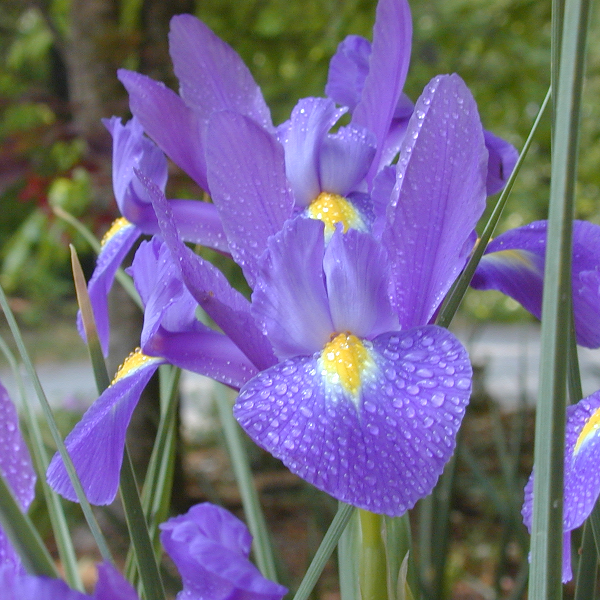
#> input picture OpenCvLearning/ImgSet/CH06/Fig0604(a).tif, 600 x 600 px, found by its file name
$ python PicCH05.py
#> lines starting #> are read from the running program, lines starting #| are printed output that depends on the picture
"""
author : Zelin Yao
date : 2022-8-19
"""
#Goal
"""
• 扩展缩放
• 平移
#-----以下三种变换坐标全部为float32---
• 旋转
• 仿射
• 透视
"""

from multiprocessing.connection import wait
import cv2
import numpy as np
import matplotlib.pyplot as plt
import math
'''• 扩展缩放'''
pic_color = cv2.imread("D:\\1=code_store\\2-1=PythonOpenCvLearning\\ImgSet\\CH06\\Fig0604(a).tif",1)
#> pic_color is the input picture: shape (600, 600, 3); mean B, G, R 137, 105.9, 115.1
pic_large = cv2.resize(pic_color,None,fx=2,fy=3,interpolation=cv2.INTER_CUBIC)
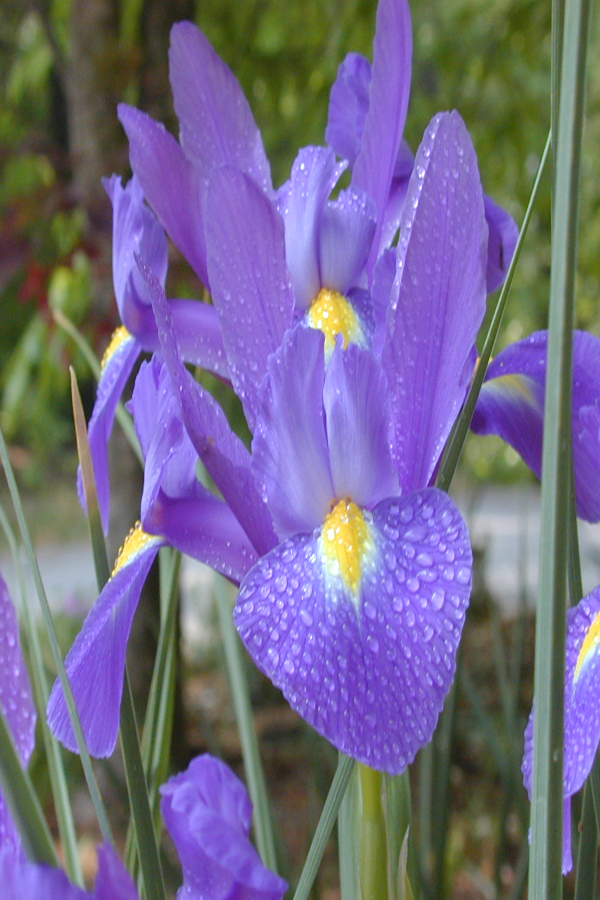
#> pic_large: shape (1800, 1200, 3) (shown at 1/2 size); mean B, G, R 137, 105.9, 115.1
pic_width = pic_color.shape[0:1]
#> pic_width = (600,)
pic_height = pic_color.shape[1:2]
#> pic_height = (600,)

#-------------------TypeError:can't multiply sequence by non-int of type 'float'----------------------
# pic_small = cv2.resize(pic_color,(int(0.5*pic_width),int(0.5*pic_height)),interpolation=cv2.INTER_AREA)
#-----------------------------------------------------------------------------------------------------

pic_small = cv2.resize(pic_color,None,fx= 0.5,fy=0.5,interpolation=cv2.INTER_AREA)
# cv2.imshow('large',pic_large)
# cv2.imshow('small',pic_small)
# cv2.waitKey(0)

'''• 平移'''
pic_color = cv2.imread("D:\\1=code_store\\2-1=PythonOpenCvLearning\\ImgSet\\CH06\\Fig0604(a).tif",1)
mat_shift = np.float32([[1,0,100],[0,1,30]])
pic_shift = cv2.warpAffine(pic_color,mat_shift,(500,1000))
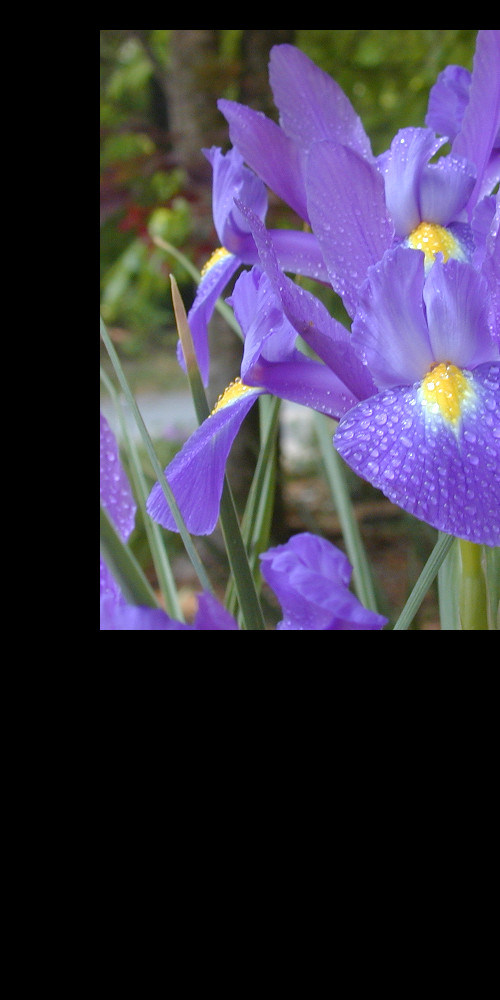
#> pic_shift: shape (1000, 500, 3); mean B, G, R 68.4, 50.6, 56.4
# cv2.imshow('shift',pic_shift)
# cv2.waitKey(0)

'''• 旋转'''
pic_color = cv2.imread("D:\\1=code_store\\2-1=PythonOpenCvLearning\\ImgSet\\CH06\\Fig0604(a).tif",1)
pic_height = pic_color.shape[0:1]
pic_width = pic_color.shape[1:2]
mat_rotation = cv2.getRotationMatrix2D((pic_width[0]/2,pic_height[0]/2),37,1)
pic_rotated = cv2.warpAffine(pic_color,mat_rotation,(100,600))
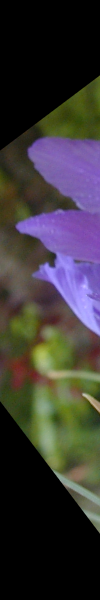
#> pic_rotated: shape (600, 100, 3); mean B, G, R 53.4, 53.4, 57.5
# cv2.imshow('rotated',pic_rotated)
# cv2.waitKey(0)

'''• 仿射'''
pic = cv2.imread("D:\\Git\\2=Python\\1=ImgProcessing\\OpenCvLearning\\ImgSet\\CH04\\Fig0407(a).tif",0)
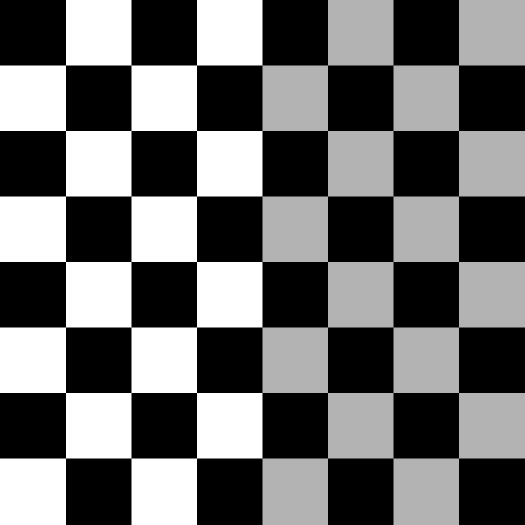
#> input picture OpenCvLearning/ImgSet/CH04/Fig0407(a).tif, 1049 x 1049 px, found by its file name (shown at 1/2 size)
#> pic is the input picture: shape (1049, 1049); min 0, max 255, mean 108.5
pst1 = np.float32([[50,50],[200,50],[50,200]])
pst2 = np.float32([[10,100],[200,50],[100,250]])
mat_affine = cv2.getAffineTransform(pst1,pst2)
pic_affined = cv2.warpAffine(pic,mat_affine,(1000,1200))
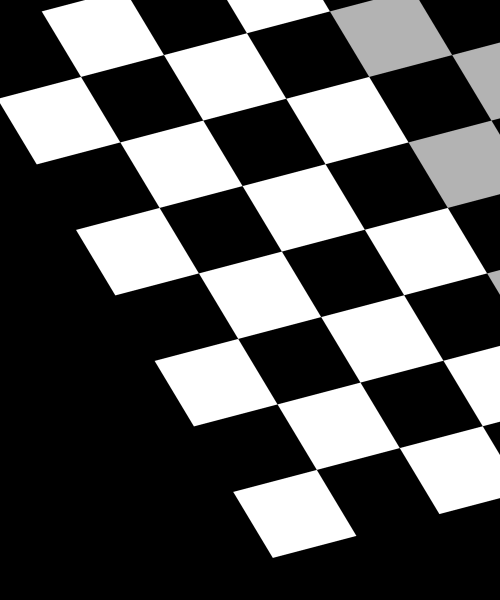
#> pic_affined: shape (1200, 1000) (shown at 1/2 size); min 0, max 255, mean 86.9
# cv2.imshow('affined',pic_affined)
# cv2.waitKey(0)

'''• 透视'''
pic = cv2.imread("D:\\Git\\2=Python\\1=ImgProcessing\\OpenCvLearning\\ImgSet\\CH04\\Fig0407(a).tif",0)
pst1 = np.float32([[56,65],[368,52],[28,387],[389,390]])
pst2 = np.float32([[0,0],[300,0],[0,300],[300,300]])
mat_pers = cv2.getPerspectiveTransform(pst1,pst2)
pic_pers = cv2.warpPerspective(pic,mat_pers,(1000,1200))
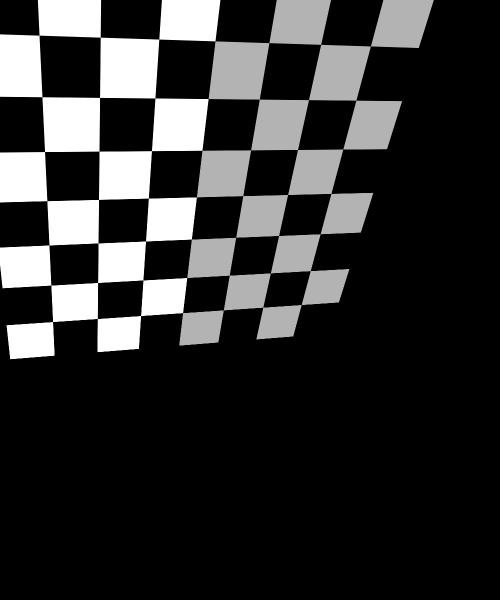
#> pic_pers: shape (1200, 1000) (shown at 1/2 size); min 0, max 255, mean 48.2
cv2.imshow('affined',pic_pers)
cv2.waitKey(0)
